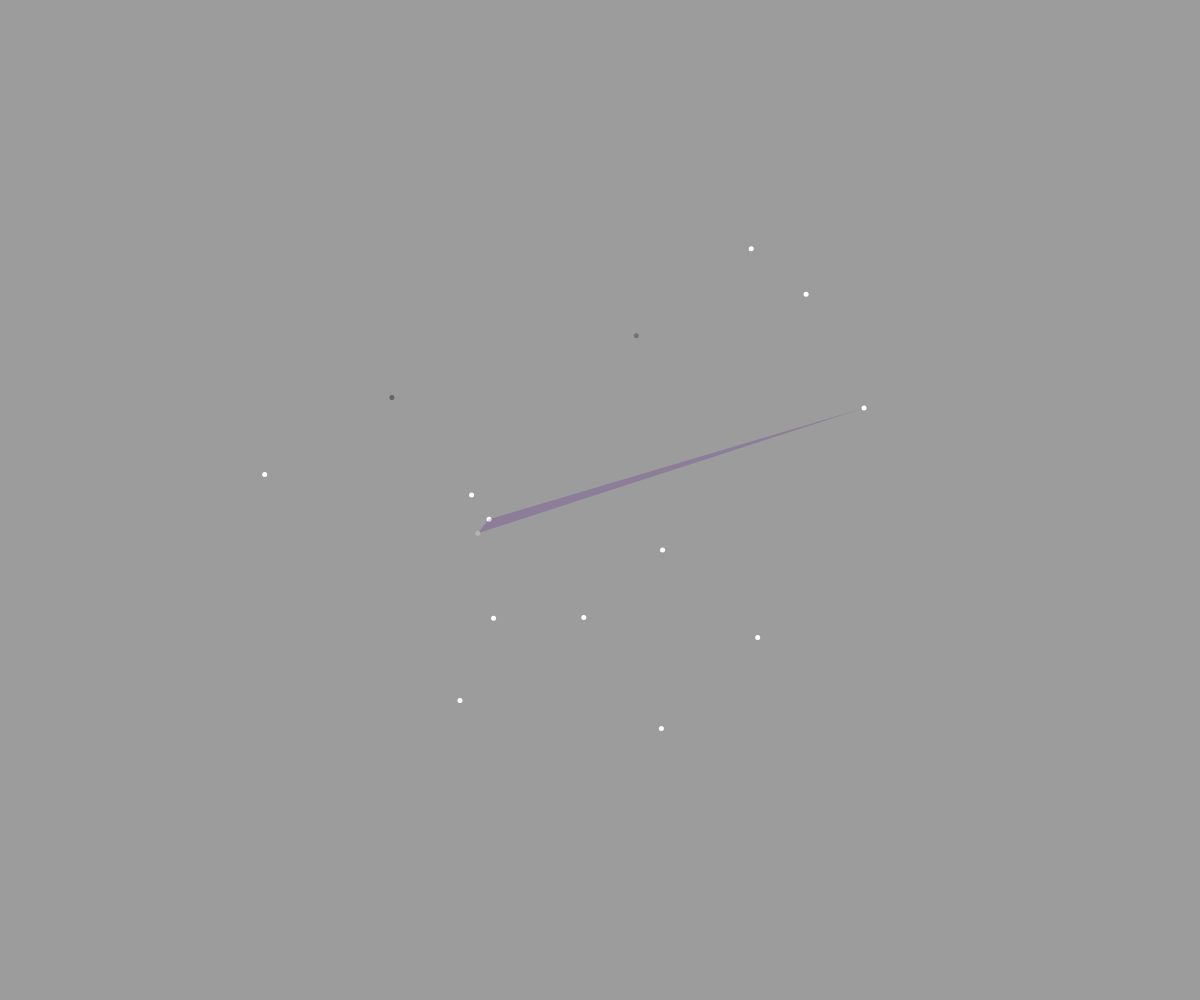
Frame 1 (no input)
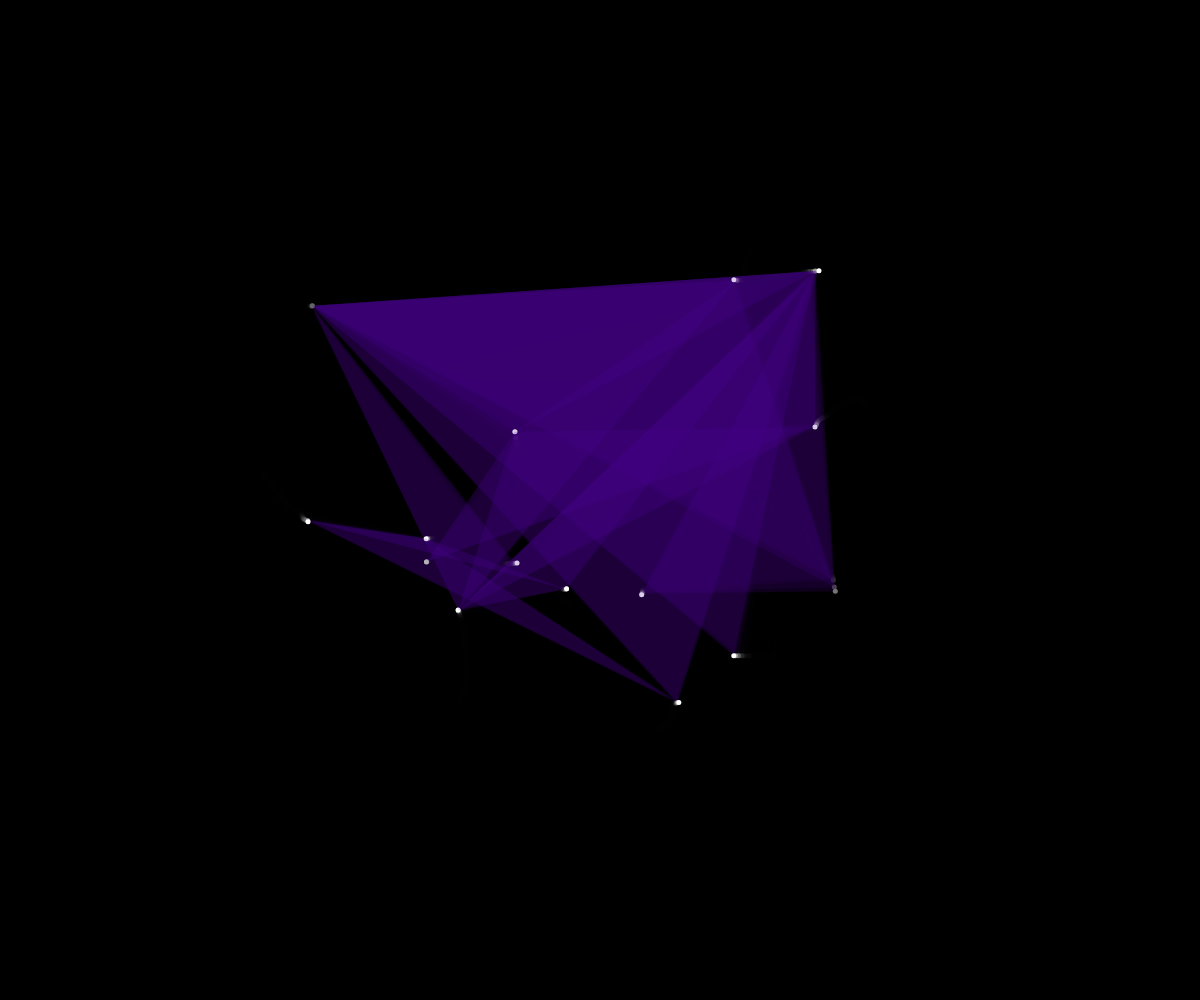
Frame 60 (no input)
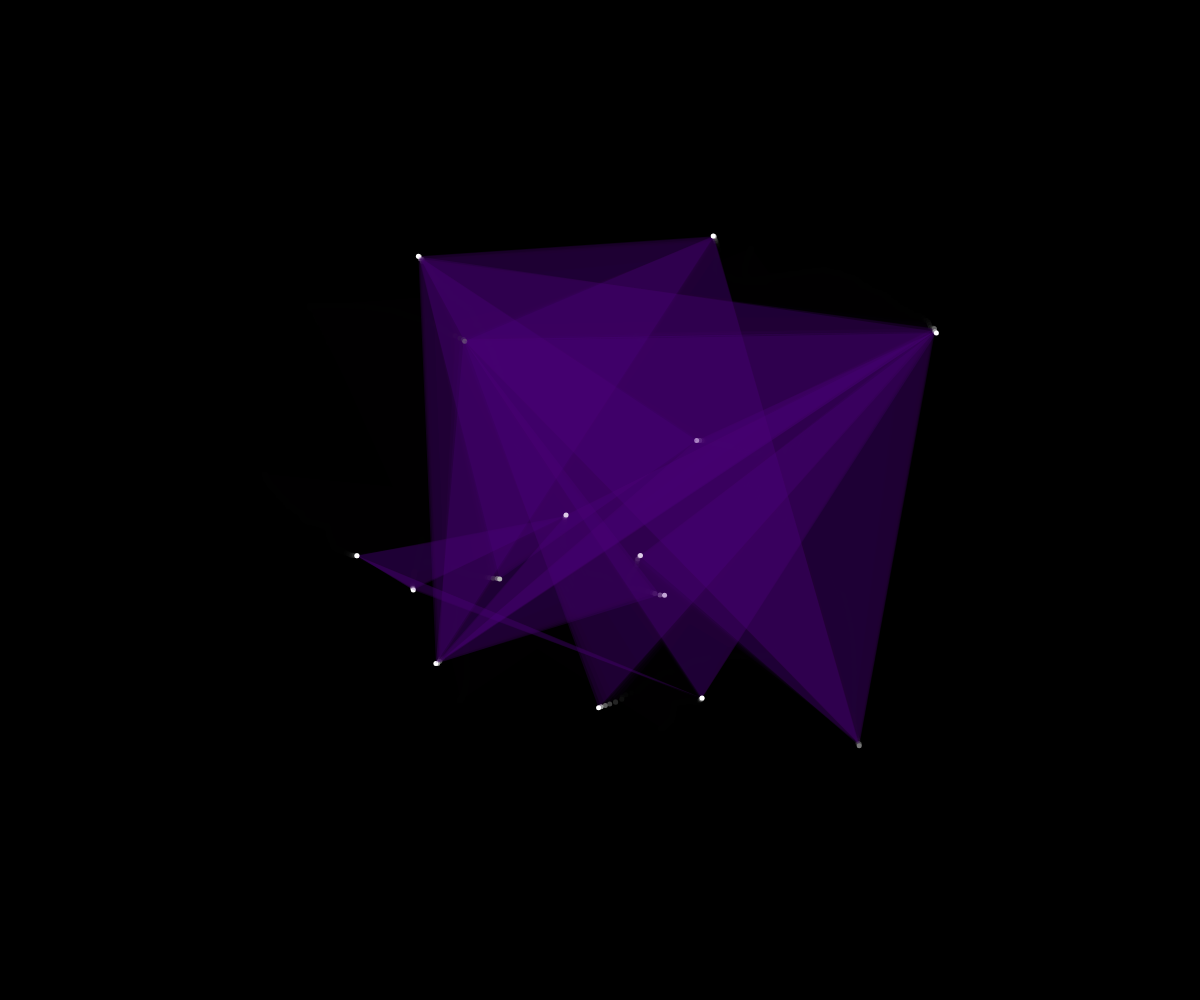
Frame 120 (the mouse pressed at the canvas centre since frame 60)

The p5.js sketch that drew these frames (run headless with seeded random() and noise() and a simulated clock; from frame 60 on, the mouse is pressed at the canvas centre):

// p5.js sketch
// ── sketch.js
//  ______  ____  ___  _______  __________ ______ ____ ______________
//  __/ _ \/ __ \/ _ )/ __/ _ \/_  __/ __ \ _/ _ |_/ /__/ __/ __/  _/
//  _/ , _/ /_/ / _  / _// , _/ / / / /_/ / / __ |/ /__/ _/_\ \_/ /
//  /_/|_|\____/____/___/_/|_| /_/  \____/ /_/ |_/____/___/___/___/
//
// -
// Walkers01 0.1 by Roberto [camminatori, indipendenti]
// 2021 © Roberto @ciunart, Daniele @Fupete and the course DS-2021 at DESIGN.unirsm 
// github.com/ds-2021-unirsm — github.com/fupete — github.com/RobertoAlesi
// Educational purposes, MIT License, 2021, San Marino
// —

// random walker OOP
var w, h;
var d = 5;
var quanti = 15;
var c = [];
t=0;


function setup() {
  createCanvas(w=windowWidth, h=windowHeight);
  textSize(18);
  
  // crea n oggetti di classe Camminatore
  for (var i=0; i<quanti; i++){
  	c.push(new Camminatore(i)); 
  }
}

function draw() {
 background(0,99);
 
  
 for (var i=0; i<quanti; i++){
	c[i].move();
	c[i].display();
 }
}


// classe
function Camminatore(_id) {

  // costruttore
  this.id = _id;
  this.x;
  this.y;
  this.dirX = 0;
  this.dirY = 0;
  this.speed = random(1, 50);
  this.speed2 = random(1, 50);
  this.qualeAltro;
  this.qualeAltro2 = int(random(quanti));


  // metodo move
  this.move = function() {
    this.dirX = noise(this.speed*5);
    this.dirY = noise(this.speed2*5);
	this.x = this.dirX * w;
	this.y = this.dirY * h;
    this.speed += random(0.001);
    this.speed2 += random(0.001);
    
  }


  // metodo display
  this.display = function() {
    
    noStroke();
    //blendMode(DARKEST);
    var r = 255 * noise(t+3);
    var b = 255 * noise(t+4);
	fill(r, 0, b, 50);
    if (this.id == quanti - 1) this.qualeAltro = 0;
    else this.qualeAltro = this.id+1;
    beginShape();
    vertex(this.x, this.y);
    vertex(c[this.qualeAltro].x,c[this.qualeAltro].y)
    vertex(c[this.qualeAltro2].x,c[this.qualeAltro2].y);
	endShape(CLOSE);
    t+=0.0001
     fill(map(this.speed, 0, 10, 0, 255));
    ellipse(this.x, this.y, d);
  }

}
